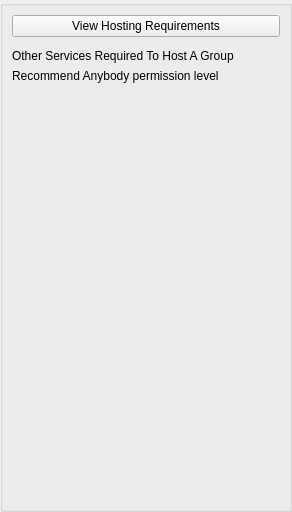
<?xml version="1.0" encoding="UTF-8"?>
<ui version="4.0">
 <class>AppletGroupHostSettingsUi</class>
 <widget class="QWidget" name="AppletGroupHostSettingsUi">
  <property name="geometry">
   <rect>
    <x>0</x>
    <y>0</y>
    <width>292</width>
    <height>512</height>
   </rect>
  </property>
  <property name="sizePolicy">
   <sizepolicy hsizetype="Expanding" vsizetype="Expanding">
    <horstretch>0</horstretch>
    <verstretch>0</verstretch>
   </sizepolicy>
  </property>
  <property name="windowTitle">
   <string>Host A Group</string>
  </property>
  <layout class="QVBoxLayout" name="verticalLayout">
   <property name="spacing">
    <number>0</number>
   </property>
   <property name="leftMargin">
    <number>0</number>
   </property>
   <property name="topMargin">
    <number>0</number>
   </property>
   <property name="rightMargin">
    <number>0</number>
   </property>
   <property name="bottomMargin">
    <number>0</number>
   </property>
   <item>
    <widget class="QGroupBox" name="ItemsGroupBox">
     <property name="minimumSize">
      <size>
       <width>0</width>
       <height>0</height>
      </size>
     </property>
     <property name="title">
      <string/>
     </property>
     <layout class="QVBoxLayout" name="verticalLayout_2">
      <item>
       <widget class="QPushButton" name="m_HostingRequirementsButton">
        <property name="text">
         <string>View Hosting Requirements</string>
        </property>
       </widget>
      </item>
      <item>
       <widget class="PluginSettingsWidget" name="m_PluginSettingsWidget" native="true"/>
      </item>
      <item>
       <widget class="QLabel" name="label">
        <property name="text">
         <string>Other Services Required To Host A Group</string>
        </property>
       </widget>
      </item>
      <item>
       <widget class="QLabel" name="label_2">
        <property name="text">
         <string>Recommend Anybody permission level</string>
        </property>
       </widget>
      </item>
      <item>
       <widget class="PermissionWidget" name="m_ConnectTestPermissinWidget" native="true"/>
      </item>
      <item>
       <widget class="FriendListWidget" name="friendListWidget" native="true">
        <property name="sizePolicy">
         <sizepolicy hsizetype="Expanding" vsizetype="Expanding">
          <horstretch>0</horstretch>
          <verstretch>0</verstretch>
         </sizepolicy>
        </property>
       </widget>
      </item>
     </layout>
    </widget>
   </item>
  </layout>
 </widget>
 <customwidgets>
  <customwidget>
   <class>PermissionWidget</class>
   <extends>QWidget</extends>
   <header>PermissionWidget.h</header>
   <container>1</container>
  </customwidget>
  <customwidget>
   <class>FriendListWidget</class>
   <extends>QWidget</extends>
   <header>FriendListWidget.h</header>
   <container>1</container>
  </customwidget>
  <customwidget>
   <class>PluginSettingsWidget</class>
   <extends>QWidget</extends>
   <header>PluginSettingsWidget.h</header>
   <container>1</container>
  </customwidget>
 </customwidgets>
 <resources>
  <include location="../NoLimitConnect.qrc"/>
 </resources>
 <connections/>
</ui>
